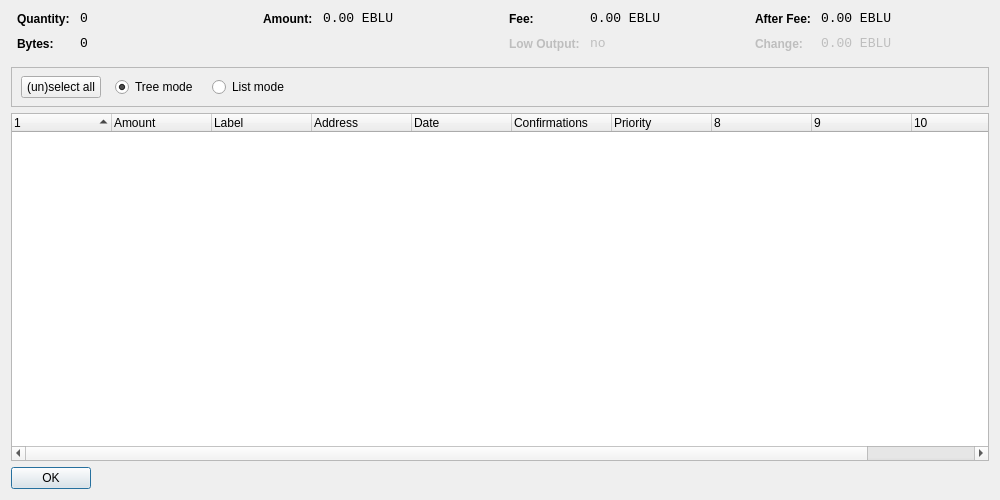
<?xml version="1.0" encoding="UTF-8"?>
<ui version="4.0">
 <class>CoinControlDialog</class>
 <widget class="QDialog" name="CoinControlDialog">
  <property name="geometry">
   <rect>
    <x>0</x>
    <y>0</y>
    <width>1000</width>
    <height>500</height>
   </rect>
  </property>
  <property name="windowTitle">
   <string>Coin Control</string>
  </property>
  <layout class="QVBoxLayout" name="verticalLayout">
   <item>
    <layout class="QHBoxLayout" name="horizontalLayoutTop" stretch="0,0,0,0">
     <property name="topMargin">
      <number>0</number>
     </property>
     <property name="bottomMargin">
      <number>10</number>
     </property>
     <item>
      <layout class="QFormLayout" name="formLayoutCoinControl1">
       <property name="horizontalSpacing">
        <number>10</number>
       </property>
       <property name="verticalSpacing">
        <number>10</number>
       </property>
       <property name="leftMargin">
        <number>6</number>
       </property>
       <property name="rightMargin">
        <number>6</number>
       </property>
       <item row="0" column="0">
        <widget class="QLabel" name="labelCoinControlQuantityText">
         <property name="styleSheet">
          <string notr="true">font-weight:bold;</string>
         </property>
         <property name="text">
          <string>Quantity:</string>
         </property>
        </widget>
       </item>
       <item row="0" column="1">
        <widget class="QLabel" name="labelCoinControlQuantity">
         <property name="font">
          <font>
           <family>Monospace</family>
           <pointsize>10</pointsize>
          </font>
         </property>
         <property name="cursor">
          <cursorShape>IBeamCursor</cursorShape>
         </property>
         <property name="contextMenuPolicy">
          <enum>Qt::ActionsContextMenu</enum>
         </property>
         <property name="text">
          <string notr="true">0</string>
         </property>
         <property name="textInteractionFlags">
          <set>Qt::LinksAccessibleByMouse|Qt::TextSelectableByKeyboard|Qt::TextSelectableByMouse</set>
         </property>
        </widget>
       </item>
       <item row="1" column="0">
        <widget class="QLabel" name="labelCoinControlBytesText">
         <property name="styleSheet">
          <string notr="true">font-weight:bold;</string>
         </property>
         <property name="text">
          <string>Bytes:</string>
         </property>
        </widget>
       </item>
       <item row="1" column="1">
        <widget class="QLabel" name="labelCoinControlBytes">
         <property name="font">
          <font>
           <family>Monospace</family>
           <pointsize>10</pointsize>
          </font>
         </property>
         <property name="cursor">
          <cursorShape>IBeamCursor</cursorShape>
         </property>
         <property name="contextMenuPolicy">
          <enum>Qt::ActionsContextMenu</enum>
         </property>
         <property name="text">
          <string notr="true">0</string>
         </property>
         <property name="textInteractionFlags">
          <set>Qt::LinksAccessibleByMouse|Qt::TextSelectableByKeyboard|Qt::TextSelectableByMouse</set>
         </property>
        </widget>
       </item>
      </layout>
     </item>
     <item>
      <layout class="QFormLayout" name="formLayoutCoinControl2">
       <property name="horizontalSpacing">
        <number>10</number>
       </property>
       <property name="verticalSpacing">
        <number>10</number>
       </property>
       <property name="leftMargin">
        <number>6</number>
       </property>
       <property name="rightMargin">
        <number>6</number>
       </property>
       <item row="0" column="0">
        <widget class="QLabel" name="labelCoinControlAmountText">
         <property name="styleSheet">
          <string notr="true">font-weight:bold;</string>
         </property>
         <property name="text">
          <string>Amount:</string>
         </property>
        </widget>
       </item>
       <item row="0" column="1">
        <widget class="QLabel" name="labelCoinControlAmount">
         <property name="font">
          <font>
           <family>Monospace</family>
           <pointsize>10</pointsize>
          </font>
         </property>
         <property name="cursor">
          <cursorShape>IBeamCursor</cursorShape>
         </property>
         <property name="contextMenuPolicy">
          <enum>Qt::ActionsContextMenu</enum>
         </property>
         <property name="text">
          <string notr="true">0.00 EBLU</string>
         </property>
         <property name="textInteractionFlags">
          <set>Qt::LinksAccessibleByMouse|Qt::TextSelectableByKeyboard|Qt::TextSelectableByMouse</set>
         </property>
        </widget>
       </item>
      </layout>
     </item>
     <item>
      <layout class="QFormLayout" name="formLayoutCoinControl3">
       <property name="horizontalSpacing">
        <number>10</number>
       </property>
       <property name="verticalSpacing">
        <number>10</number>
       </property>
       <property name="leftMargin">
        <number>6</number>
       </property>
       <property name="rightMargin">
        <number>6</number>
       </property>
       <item row="0" column="0">
        <widget class="QLabel" name="labelCoinControlFeeText">
         <property name="styleSheet">
          <string notr="true">font-weight:bold;</string>
         </property>
         <property name="text">
          <string>Fee:</string>
         </property>
        </widget>
       </item>
       <item row="0" column="1">
        <widget class="QLabel" name="labelCoinControlFee">
         <property name="font">
          <font>
           <family>Monospace</family>
           <pointsize>10</pointsize>
          </font>
         </property>
         <property name="cursor">
          <cursorShape>IBeamCursor</cursorShape>
         </property>
         <property name="contextMenuPolicy">
          <enum>Qt::ActionsContextMenu</enum>
         </property>
         <property name="text">
          <string notr="true">0.00 EBLU</string>
         </property>
         <property name="textInteractionFlags">
          <set>Qt::LinksAccessibleByMouse|Qt::TextSelectableByKeyboard|Qt::TextSelectableByMouse</set>
         </property>
        </widget>
       </item>
       <item row="1" column="0">
        <widget class="QLabel" name="labelCoinControlLowOutputText">
         <property name="enabled">
          <bool>false</bool>
         </property>
         <property name="styleSheet">
          <string notr="true">font-weight:bold;</string>
         </property>
         <property name="text">
          <string>Low Output:</string>
         </property>
        </widget>
       </item>
       <item row="1" column="1">
        <widget class="QLabel" name="labelCoinControlLowOutput">
         <property name="enabled">
          <bool>false</bool>
         </property>
         <property name="font">
          <font>
           <family>Monospace</family>
           <pointsize>10</pointsize>
          </font>
         </property>
         <property name="cursor">
          <cursorShape>IBeamCursor</cursorShape>
         </property>
         <property name="contextMenuPolicy">
          <enum>Qt::ActionsContextMenu</enum>
         </property>
         <property name="text">
          <string notr="true">no</string>
         </property>
         <property name="textInteractionFlags">
          <set>Qt::LinksAccessibleByMouse|Qt::TextSelectableByKeyboard|Qt::TextSelectableByMouse</set>
         </property>
        </widget>
       </item>
      </layout>
     </item>
     <item>
      <layout class="QFormLayout" name="formLayoutCoinControl4">
       <property name="horizontalSpacing">
        <number>10</number>
       </property>
       <property name="verticalSpacing">
        <number>10</number>
       </property>
       <property name="leftMargin">
        <number>6</number>
       </property>
       <property name="rightMargin">
        <number>6</number>
       </property>
       <item row="0" column="0">
        <widget class="QLabel" name="labelCoinControlAfterFeeText">
         <property name="styleSheet">
          <string notr="true">font-weight:bold;</string>
         </property>
         <property name="text">
          <string>After Fee:</string>
         </property>
        </widget>
       </item>
       <item row="0" column="1">
        <widget class="QLabel" name="labelCoinControlAfterFee">
         <property name="font">
          <font>
           <family>Monospace</family>
           <pointsize>10</pointsize>
          </font>
         </property>
         <property name="cursor">
          <cursorShape>IBeamCursor</cursorShape>
         </property>
         <property name="contextMenuPolicy">
          <enum>Qt::ActionsContextMenu</enum>
         </property>
         <property name="text">
          <string notr="true">0.00 EBLU</string>
         </property>
         <property name="textInteractionFlags">
          <set>Qt::LinksAccessibleByMouse|Qt::TextSelectableByKeyboard|Qt::TextSelectableByMouse</set>
         </property>
        </widget>
       </item>
       <item row="1" column="0">
        <widget class="QLabel" name="labelCoinControlChangeText">
         <property name="enabled">
          <bool>false</bool>
         </property>
         <property name="styleSheet">
          <string notr="true">font-weight:bold;</string>
         </property>
         <property name="text">
          <string>Change:</string>
         </property>
        </widget>
       </item>
       <item row="1" column="1">
        <widget class="QLabel" name="labelCoinControlChange">
         <property name="enabled">
          <bool>false</bool>
         </property>
         <property name="font">
          <font>
           <family>Monospace</family>
           <pointsize>10</pointsize>
          </font>
         </property>
         <property name="cursor">
          <cursorShape>IBeamCursor</cursorShape>
         </property>
         <property name="contextMenuPolicy">
          <enum>Qt::ActionsContextMenu</enum>
         </property>
         <property name="text">
          <string notr="true">0.00 EBLU</string>
         </property>
         <property name="textInteractionFlags">
          <set>Qt::LinksAccessibleByMouse|Qt::TextSelectableByKeyboard|Qt::TextSelectableByMouse</set>
         </property>
        </widget>
       </item>
      </layout>
     </item>
    </layout>
   </item>
   <item>
    <widget class="QFrame" name="frame">
     <property name="minimumSize">
      <size>
       <width>0</width>
       <height>40</height>
      </size>
     </property>
     <property name="frameShape">
      <enum>QFrame::StyledPanel</enum>
     </property>
     <property name="frameShadow">
      <enum>QFrame::Sunken</enum>
     </property>
     <widget class="QWidget" name="horizontalLayoutWidget">
      <property name="geometry">
       <rect>
        <x>10</x>
        <y>0</y>
        <width>781</width>
        <height>41</height>
       </rect>
      </property>
      <layout class="QHBoxLayout" name="horizontalLayoutPanel" stretch="0,0,0,0,0">
       <property name="spacing">
        <number>14</number>
       </property>
       <item>
        <widget class="QPushButton" name="pushButtonSelectAll">
         <property name="sizePolicy">
          <sizepolicy hsizetype="Maximum" vsizetype="Fixed">
           <horstretch>0</horstretch>
           <verstretch>0</verstretch>
          </sizepolicy>
         </property>
         <property name="text">
          <string>(un)select all</string>
         </property>
        </widget>
       </item>
       <item>
        <widget class="QRadioButton" name="radioTreeMode">
         <property name="sizePolicy">
          <sizepolicy hsizetype="Maximum" vsizetype="Fixed">
           <horstretch>0</horstretch>
           <verstretch>0</verstretch>
          </sizepolicy>
         </property>
         <property name="text">
          <string>Tree mode</string>
         </property>
         <property name="checked">
          <bool>true</bool>
         </property>
        </widget>
       </item>
       <item>
        <widget class="QRadioButton" name="radioListMode">
         <property name="sizePolicy">
          <sizepolicy hsizetype="Maximum" vsizetype="Fixed">
           <horstretch>0</horstretch>
           <verstretch>0</verstretch>
          </sizepolicy>
         </property>
         <property name="text">
          <string>List mode</string>
         </property>
        </widget>
       </item>
       <item>
        <spacer name="horizontalSpacer">
         <property name="orientation">
          <enum>Qt::Horizontal</enum>
         </property>
         <property name="sizeHint" stdset="0">
          <size>
           <width>40</width>
           <height>20</height>
          </size>
         </property>
        </spacer>
       </item>
      </layout>
     </widget>
    </widget>
   </item>
   <item>
    <widget class="CoinControlTreeWidget" name="treeWidget">
     <property name="contextMenuPolicy">
      <enum>Qt::CustomContextMenu</enum>
     </property>
     <property name="sortingEnabled">
      <bool>false</bool>
     </property>
     <property name="columnCount">
      <number>11</number>
     </property>
     <attribute name="headerShowSortIndicator" stdset="0">
      <bool>true</bool>
     </attribute>
     <attribute name="headerStretchLastSection">
      <bool>false</bool>
     </attribute>
     <column>
      <property name="text">
       <string/>
      </property>
     </column>
     <column>
      <property name="text">
       <string>Amount</string>
      </property>
     </column>
     <column>
      <property name="text">
       <string>Label</string>
      </property>
     </column>
     <column>
      <property name="text">
       <string>Address</string>
      </property>
     </column>
     <column>
      <property name="text">
       <string>Date</string>
      </property>
     </column>
     <column>
      <property name="text">
       <string>Confirmations</string>
      </property>
      <property name="toolTip">
       <string>Confirmed</string>
      </property>
     </column>
     <column>
      <property name="text">
       <string>Priority</string>
      </property>
     </column>
     <column>
      <property name="text">
       <string/>
      </property>
     </column>
     <column>
      <property name="text">
       <string/>
      </property>
     </column>
     <column>
      <property name="text">
       <string/>
      </property>
     </column>
     <column>
      <property name="text">
       <string/>
      </property>
     </column>
    </widget>
   </item>
   <item>
    <widget class="QDialogButtonBox" name="buttonBox">
     <property name="sizePolicy">
      <sizepolicy hsizetype="Maximum" vsizetype="Fixed">
       <horstretch>0</horstretch>
       <verstretch>0</verstretch>
      </sizepolicy>
     </property>
     <property name="orientation">
      <enum>Qt::Horizontal</enum>
     </property>
     <property name="standardButtons">
      <set>QDialogButtonBox::Ok</set>
     </property>
    </widget>
   </item>
  </layout>
 </widget>
 <customwidgets>
  <customwidget>
   <class>CoinControlTreeWidget</class>
   <extends>QTreeWidget</extends>
   <header>coincontroltreewidget.h</header>
  </customwidget>
 </customwidgets>
 <resources/>
 <connections/>
</ui>
